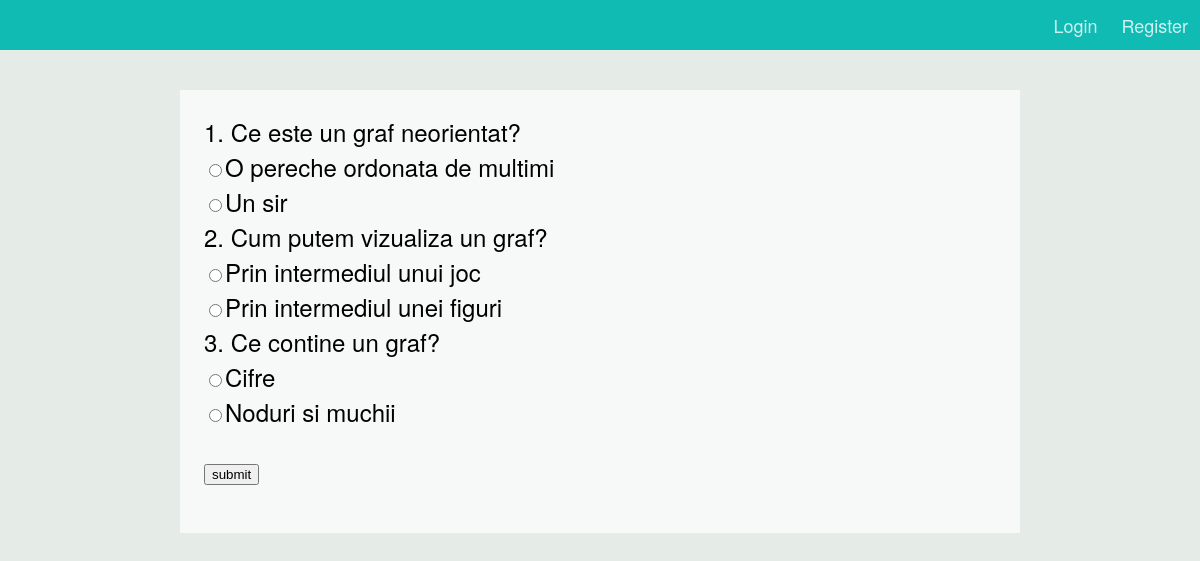
The page /exercitiu.php?subject=11 on the database its author committed.
### tables this page shows
CREATE TABLE `intrebari` (
  `id` int(11) NOT NULL,
  `continut` varchar(256) NOT NULL,
  `id_test` int(11) NOT NULL
);

CREATE TABLE `raspuns` (
  `id` int(11) NOT NULL,
  `continut` varchar(256) NOT NULL,
  `corect` int(11) NOT NULL,
  `id_intrebare` int(11) NOT NULL
);

### exercitiu.php (the view, shortened to what this page needs)
<?php
include_once 'include/dbh.inc.php';
?>
<html>
	<head>
	</head>
	<body>
	<div class="bara">
	<?php
	if(!isset($_SESSION['u_id']))
		echo '
				<a href="#" data-toggle="modal" data-target="#register-modal"><div class="lr divs link">Register</div></a>
				<a href="#" class="link" data-toggle="modal" data-target="#login-modal"><div class="lr divs link">Login</div></a>';
	else
		echo '<form action="include/logout.inc.php" method="POST" >
					<input class="lr divs link" type="submit" name="submit" value="Log out">
					</form> ';
  ?>
  </div>
	<div class="tot">
	<?php
	$id=$_GET['subject'];
	if(!isset($_POST['submit']))
	{
		echo "<form method='POST'>";
		$sql1="SELECT * FROM intrebari WHERE id_test=$id";
		$result1=mysqli_query($conn,$sql1);
		if(mysqli_num_rows($result1)>0)
		{
			$i=0;
			while($row=mysqli_fetch_assoc($result1))
			{
				$i++;
				$intrebare=$row['continut'];
				$id_intrebare=$row['id'];
				echo $i.". ".$intrebare."<br/>";
				$sql2="SELECT * FROM raspuns WHERE id_intrebare=$id_intrebare";
				$result2=mysqli_query($conn,$sql2);
				if(mysqli_num_rows($result2)>0)
				{
					while($row2=mysqli_fetch_assoc($result2))
					{
						$raspuns=$row2['continut'];
						$j=$row2['id'];
						echo "<input type='radio' value='$j' name='corect$i'>$raspuns<br/>";
					}
				}
		}
			echo "<br><input type='submit' value='submit' name='submit'>";
		}
		echo "</form>";
	}
	?>
	</div>
	</body>
</html>

### exercitiu.php (style rules this page uses)
body { background-color:#e5ebe7; margin:0px; padding:0px; font-family: "Helvetica Neue",Helvetica,Arial,sans-serif; }
.tot { color:black; width:70%; margin-left:auto; margin-right:auto; padding:24px; background-color:#ffffffb5; margin-top:40px; font-size:24px; box-sizing: border-box; }
.bara { position:relative; background-color:#10BBB3; width:100%; height:50px; z-index:2; }
.link { font-size:18px; }
.lr { position:relative; float: right; width:auto; }
.divs { background-color:#10BBB3; border:0px; color:white; opacity:0.8; margin-bottom:32px; padding:12px; }
a { text-decoration:none; color:black; }

### rows shown on the page
intrebari: continut "Ce este un graf neorientat?"
raspuns: continut "O pereche ordonata de multimi"
raspuns: continut "Un sir"
intrebari: continut "Cum putem vizualiza un graf?"
raspuns: continut "Prin intermediul unui joc"
raspuns: continut "Prin intermediul unei figuri"
intrebari: continut "Ce contine un graf?"
raspuns: continut "Cifre"
raspuns: continut "Noduri si muchii"
